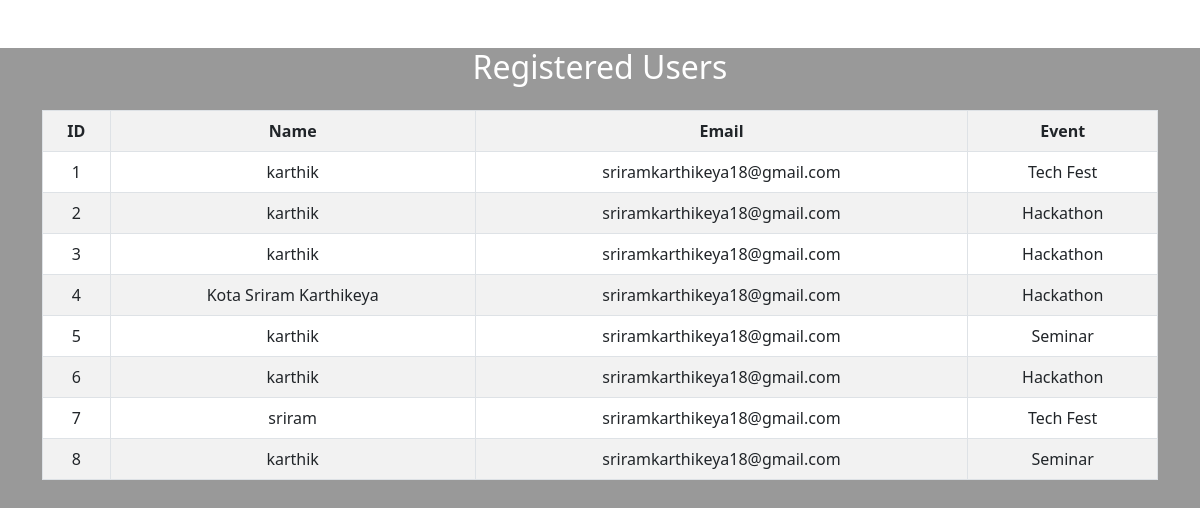
The page /admin on the database its author committed.
### tables this page shows
CREATE TABLE registrations (
            id INTEGER PRIMARY KEY AUTOINCREMENT,
            name TEXT,
            email TEXT,
            event TEXT
        );

### app.py (the view)
@app.route('/admin')
def admin():
    conn = sqlite3.connect('database.db')
    cursor = conn.cursor()
    cursor.execute("SELECT * FROM registrations")
    data = cursor.fetchall()
    conn.close()
    return render_template('admin.html', data=data)

### templates/admin.html (shortened to what this page needs)
<!DOCTYPE html>
<html>
<head>
    <link href="https://cdn.jsdelivr.net/npm/bootstrap@5.3.0/dist/css/bootstrap.min.css" rel="stylesheet">
    <link rel="stylesheet" href="{{ url_for('static', filename='css/style.css') }}">
</head>
<body class="bg-clear">
<div class="container mt-5">
<h2 class="text-center mb-4 text-white">Registered Users</h2>
{% if data %}
<div class="table-responsive">
<table class="table table-striped table-bordered text-center bg-white">
<tr>
<th>ID</th>
<th>Name</th>
<th>Email</th>
<th>Event</th>
</tr>
{% for row in data %}
<tr>
<td>{{ row[0] }}</td>
<td>{{ row[1] }}</td>
<td>{{ row[2] }}</td>
<td>{{ row[3] }}</td>
</tr>
{% endfor %}
</table>
</div>
{% else %}
<div class="alert alert-warning text-center">No registrations yet.</div>
{% endif %}
</div>
</body>
</html>

### static/css/style.css (style rules this page uses)
body { margin: 0; padding: 0; }
.bg-clear { background: url('../images/bg.jpg') no-repeat center center/cover; min-height: 100vh; position: relative; }
.bg-clear::before { content: ""; position: absolute; inset: 0; background: rgba(0,0,0,0.4); }
.container { position: relative; z-index: 1; }

### rows shown on the page
registrations: id "1", name "karthik", email "sriramkarthikeya18@gmail.com", event "Tech Fest"
registrations: id "2", name "karthik", email "sriramkarthikeya18@gmail.com", event "Hackathon"
registrations: id "3", name "karthik", email "sriramkarthikeya18@gmail.com", event "Hackathon"
registrations: id "4", name "Kota Sriram Karthikeya", email "sriramkarthikeya18@gmail.com", event "Hackathon"
registrations: id "5", name "karthik", email "sriramkarthikeya18@gmail.com", event "Seminar"
registrations: id "6", name "karthik", email "sriramkarthikeya18@gmail.com", event "Hackathon"
registrations: id "7", name "sriram", email "sriramkarthikeya18@gmail.com", event "Tech Fest"
registrations: id "8", name "karthik", email "sriramkarthikeya18@gmail.com", event "Seminar"
